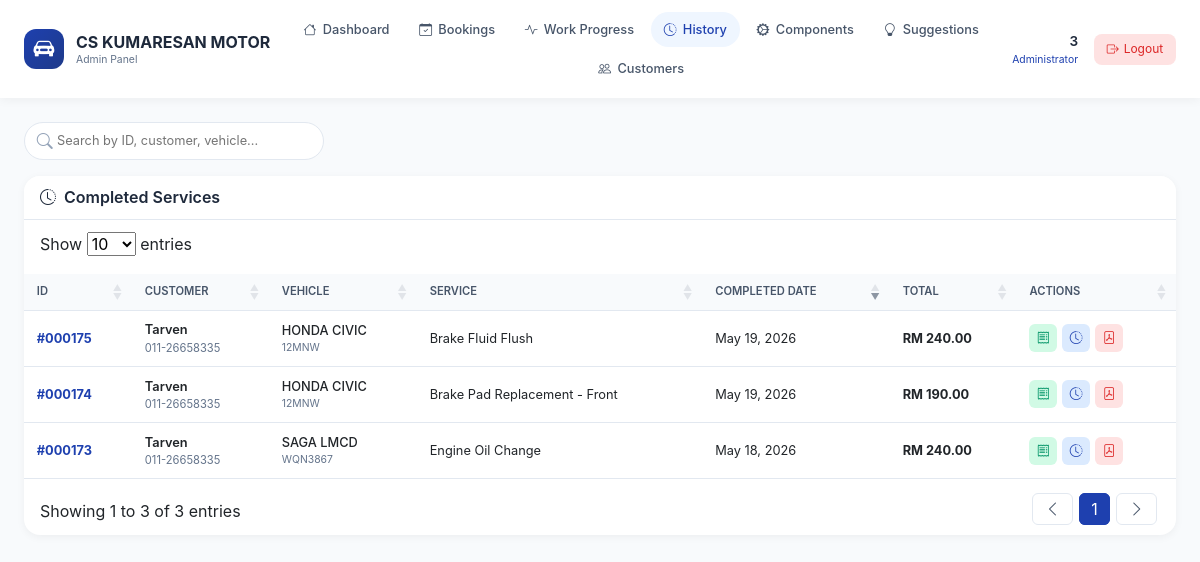
Page /admin-service-history.php (signed in) on the committed database.
### tables this page shows
CREATE TABLE `bookings` (
  `id` int(11) NOT NULL,
  `user_id` int(11) NOT NULL,
  `vehicle_id` int(11) NOT NULL,
  `service_category_id` int(11) NOT NULL,
  `booking_date` date NOT NULL,
  `booking_time` time NOT NULL,
  `original_date` date DEFAULT NULL,
  `original_time` time DEFAULT NULL,
  `reschedule_reason` text DEFAULT NULL,
  `rescheduled_by` enum('admin','customer') DEFAULT NULL,
  `status` enum('pending','confirmed','repairing','completed','cancelled') DEFAULT 'pending',
  `remarks` text DEFAULT NULL,
  `admin_notes` text DEFAULT NULL,
  `estimated_price` decimal(10,2) DEFAULT NULL,
  `final_price` decimal(10,2) DEFAULT NULL,
  `completed_date` date DEFAULT NULL,
  `created_at` timestamp NOT NULL DEFAULT current_timestamp(),
  `updated_at` timestamp NOT NULL DEFAULT current_timestamp() ON UPDATE current_timestamp(),
  `admin_viewed` tinyint(4) DEFAULT 0
);

CREATE TABLE `users` (
  `id` int(11) NOT NULL,
  `email` varchar(100) NOT NULL,
  `username` varchar(50) NOT NULL,
  `password_hash` varchar(255) NOT NULL,
  `full_name` varchar(100) NOT NULL,
  `phone` varchar(20) DEFAULT NULL,
  `security_image_path` varchar(255) DEFAULT NULL,
  `security_phrase` varchar(255) DEFAULT NULL,
  `role` enum('admin','customer','staff') DEFAULT 'customer',
  `is_active` tinyint(4) DEFAULT 1,
  `created_at` timestamp NOT NULL DEFAULT current_timestamp()
);

CREATE TABLE `vehicles` (
  `id` int(11) NOT NULL,
  `user_id` int(11) NOT NULL,
  `brand_name` varchar(50) NOT NULL,
  `model` varchar(50) NOT NULL,
  `year` year(4) NOT NULL,
  `color` varchar(30) DEFAULT NULL,
  `number_plate` varchar(20) NOT NULL,
  `created_at` timestamp NOT NULL DEFAULT current_timestamp()
);

CREATE TABLE `service_categories` (
  `id` int(11) NOT NULL,
  `type` enum('Oil & Fluid Service','Engine Service','Brake Service','Cooling System Service','Electrical Service','Air Conditioning Service','Suspension & Steering Service','Tire Service','Exhaust Service') DEFAULT NULL,
  `category_name` varchar(100) NOT NULL,
  `description` text DEFAULT NULL,
  `base_price` decimal(10,2) NOT NULL,
  `estimated_hours` decimal(5,2) DEFAULT NULL,
  `is_active` tinyint(4) DEFAULT 1,
  `created_at` timestamp NOT NULL DEFAULT current_timestamp()
);

### admin-service-history.php (the view, shortened to what this page needs)
<?php
$full_name = $_SESSION['full_name'];
require_once __DIR__ . '/includes/config.php';
$bookings = [];
$sql = "SELECT
            b.*,
            u.full_name as customer_name,
            u.email as customer_email,
            u.phone as customer_phone,
            v.brand_name,
            v.model,
            v.year,
            v.color,
            v.number_plate,
            sc.category_name as service_name,
            sc.base_price as service_price,
            (SELECT SUM(total_price) FROM service_parts WHERE booking_id = b.id) as parts_total
        FROM bookings b
        JOIN users u ON b.user_id = u.id
        JOIN vehicles v ON b.vehicle_id = v.id
        JOIN service_categories sc ON b.service_category_id = sc.id
        WHERE b.status = 'completed'
        ORDER BY b.completed_date DESC, b.id DESC";
$result = $pdo->query($sql);
if ($result) {
    $bookings = $result->fetchAll(PDO::FETCH_ASSOC);
}
$parts_by_booking = [];
foreach ($bookings as $booking) {
    $parts_sql = "SELECT * FROM service_parts WHERE booking_id = ? ORDER BY id";
    $parts_stmt = $pdo->prepare($parts_sql);
    $parts_stmt->execute([$booking['id']]);
    $parts_by_booking[$booking['id']] = $parts_stmt->fetchAll(PDO::FETCH_ASSOC);
}
?>
<!DOCTYPE html>
<html lang="en">
<head>
    <link href="https://cdn.jsdelivr.net/npm/bootstrap@5.3.0/dist/css/bootstrap.min.css" rel="stylesheet">
    <link rel="stylesheet" href="https://cdn.jsdelivr.net/npm/bootstrap-icons@1.11.1/font/bootstrap-icons.css">
    <link rel="stylesheet" href="https://cdn.datatables.net/1.13.4/css/dataTables.bootstrap5.min.css">
</head>
<body>
<div class="top-nav">
    <div class="nav-container">
        <div class="logo-area">
            <div class="logo-icon">
                <i class="bi bi-car-front-fill"></i>
            </div>
            <div class="logo-text">
                CS KUMARESAN MOTOR
                <span>Admin Panel</span>
            </div>
        </div>
        <div class="nav-links">
            <a href="admin-dashboard.php" class="nav-link-item <?php echo basename($_SERVER['PHP_SELF']) == 'admin-dashboard.php' ? 'active' : ''; ?>">
                <i class="bi bi-house""></i> Dashboard
            </a>
            <a href="admin-bookings.php" class="nav-link-item <?php echo basename($_SERVER['PHP_SELF']) == 'admin-bookings.php' ? 'active' : ''; ?>">
                <i class="bi bi-calendar-check"></i> Bookings
            </a>
            <a href="admin-work-progress.php" class="nav-link-item <?php echo basename($_SERVER['PHP_SELF']) == 'admin-work-progress.php' ? 'active' : ''; ?>">
                <i class="bi bi-activity"></i> Work Progress
            </a>
            <a href="admin-service-history.php" class="nav-link-item <?php echo basename($_SERVER['PHP_SELF']) == 'admin-service-history.php' ? 'active' : ''; ?>">
                <i class="bi bi-clock-history"></i> History
            </a>
            <a href="admin-spare-parts.php" class="nav-link-item <?php echo basename($_SERVER['PHP_SELF']) == 'admin-spare-parts.php' ? 'active' : ''; ?>">
                <i class="bi bi-gear-wide-connected"></i> Components
            </a>
            <a href="admin-suggestions.php" class="nav-link-item <?php echo basename($_SERVER['PHP_SELF']) == 'admin-suggestions.php' ? 'active' : ''; ?>">
                <i class="bi bi-lightbulb"></i> Suggestions
            </a>
            <a href="admin-customers.php" class="nav-link-item <?php echo basename($_SERVER['PHP_SELF']) == 'admin-customers.php' ? 'active' : ''; ?>">
                <i class="bi bi-people"></i> Customers
            </a>
        </div>
        <div class="user-area">
            <div class="user-info">
                <div class="user-name"><?php echo htmlspecialchars($full_name); ?></div>
                <div class="user-role">Administrator</div>
            </div>
            <a href="logout.php" class="logout-btn"><i class="bi bi-box-arrow-right"></i> Logout</a>
        </div>
    </div>
</div>
<div class="main-container">
    <div class="search-section">
        <div class="search-box">
            <i class="bi bi-search"></i>
            <input type="text" id="searchInput" placeholder="Search by ID, customer, vehicle...">
        </div>
    </div>
    <div class="main-card">
        <div class="card-header">
            <h2><i class="bi bi-clock-history"></i> Completed Services</h2>
        </div>
        <div class="table-responsive">
            <table class="table" id="historyTable">
                <thead>
                    <tr>
                        <th>ID</th>
                        <th>Customer</th>
                        <th>Vehicle</th>
                        <th>Service</th>
                        <th>Completed Date</th>
                        <th>Total</th>
                        <th>Actions</th>
                    </tr>
                </thead>
                <tbody>
                    <?php foreach ($bookings as $booking):
                        $parts_total = $parts_by_booking[$booking['id']] ? array_sum(array_column($parts_by_booking[$booking['id']], 'total_price')) : 0;
                    ?>
                        <tr>
                            <td><span class="booking-id">#<?php echo str_pad($booking['id'], 6, '0', STR_PAD_LEFT); ?></span></td>
                            <td>
                                <div class="customer-name"><?php echo htmlspecialchars($booking['customer_name']); ?></div>
                                <div class="customer-phone"><?php echo htmlspecialchars($booking['customer_phone']); ?></div>
                            </div>
                            <td>
                                <div class="vehicle-model"><?php echo htmlspecialchars($booking['brand_name'] . ' ' . $booking['model']); ?></div>
                                <div class="vehicle-plate"><?php echo htmlspecialchars($booking['number_plate']); ?></div>
                            </div>
                            <td><?php echo htmlspecialchars($booking['service_name']); ?></div>
                            <td><?php echo date('M d, Y', strtotime($booking['completed_date'] ?? $booking['booking_date'])); ?></div>
                            <td><strong>RM <?php echo number_format($parts_total, 2); ?></strong></div>
                            <td>
                                <div class="action-buttons">
                                    <button class="btn-action btn-invoice" onclick="showInvoice(<?php echo $booking['id']; ?>)" title="Invoice">
                                        <i class="bi bi-receipt"></i>
                                    </button>
                                    <button class="btn-action btn-timeline" onclick="showTimeline(<?php echo $booking['id']; ?>)" title="Timeline">
                                        <i class="bi bi-clock-history"></i>
                                    </button>
                                    <button class="btn-action btn-pdf" onclick="generateAdminInvoicePDF(<?php echo $booking['id']; ?>)" title="PDF">
                                        <i class="bi bi-file-pdf"></i>
                                    </button>
                                </div>
                        </tr>
                    <?php endforeach; ?>
</body>
</html>

### admin-service-history.php (style rules this page uses)
* { margin: 0; padding: 0; box-sizing: border-box; }
body { background: #f8fafc; font-family: 'Inter', -apple-system, BlinkMacSystemFont, 'Segoe UI', Roboto, sans-serif; }
.top-nav { background: white; padding: 0.75rem 1.5rem; box-shadow: 0 2px 10px rgba(0,0,0,0.05); position: sticky; top: 0; z-index: 1000; }
.nav-container { display: flex; align-items: center; justify-content: space-between; flex-wrap: wrap; gap: 1rem; }
.logo-area { display: flex; align-items: center; gap: 0.75rem; min-width: 200px; }
.logo-icon { width: 40px; height: 40px; background: linear-gradient(135deg, #1e40af, #1e3a8a); border-radius: 12px; display: flex; align-items: center; justify-content: center; color: white; font-size: 1.3rem; }
.logo-text { font-weight: 700; font-size: 1rem; color: #1e293b; line-height: 1.3; }
.logo-text span { font-size: 0.65rem; color: #64748b; display: block; font-weight: 400; }
.nav-links { display: flex; gap: 0.25rem; flex-wrap: wrap; flex: 1; justify-content: center; }
.nav-link-item { display: flex; align-items: center; gap: 0.4rem; padding: 0.5rem 0.8rem; border-radius: 30px; text-decoration: none; color: #475569; font-size: 0.8rem; font-weight: 500; transition: all 0.2s ease; white-space: nowrap; }
.nav-link-item.active { background: #eff6ff; color: #1e40af; }
.user-area { display: flex; align-items: center; gap: 1rem; min-width: 150px; justify-content: flex-end; }
.user-info { text-align: right; }
.user-name { font-weight: 600; font-size: 0.85rem; color: #1e293b; }
.user-role { font-size: 0.65rem; color: #1e40af; }
.logout-btn { background: #fee2e2; color: #dc2626; border: none; padding: 0.4rem 0.8rem; border-radius: 8px; font-size: 0.75rem; text-decoration: none; display: flex; align-items: center; gap: 0.3rem; }
.main-container { padding: 1.5rem; }
.search-section { margin-bottom: 1rem; }
.search-box { position: relative; max-width: 300px; }
.search-box i { position: absolute; left: 0.8rem; top: 50%; transform: translateY(-50%); color: #94a3b8; }
.search-box input { width: 100%; padding: 0.5rem 0.8rem 0.5rem 2rem; border: 1px solid #e2e8f0; border-radius: 30px; font-size: 0.8rem; }
.main-card { background: white; border-radius: 16px; box-shadow: 0 2px 8px rgba(0,0,0,0.05); overflow: hidden; }
.card-header { background: white; border-bottom: 1px solid #e2e8f0; padding: 0.75rem 1rem; }
.card-header h2 { font-size: 1rem; font-weight: 600; color: #1e293b; margin: 0; display: flex; align-items: center; gap: 0.5rem; }
.table { margin: 0; font-size: 0.8rem; }
.table thead th { background: #f8fafc; padding: 0.6rem 0.8rem; font-size: 0.7rem; font-weight: 600; text-transform: uppercase; color: #475569; border-bottom: 1px solid #e2e8f0; }
.table tbody td { padding: 0.6rem 0.8rem; vertical-align: middle; border-bottom: 1px solid #e2e8f0; }
.booking-id { font-weight: 700; color: #1e40af; }
.customer-name { font-weight: 600; }
.customer-phone { font-size: 0.7rem; color: #64748b; }
.vehicle-model { font-weight: 500; }
.vehicle-plate { font-size: 0.65rem; color: #64748b; }
.action-buttons { display: flex; gap: 0.3rem; flex-wrap: wrap; }
.btn-action { width: 28px; height: 28px; border-radius: 6px; border: none; display: inline-flex; align-items: center; justify-content: center; font-size: 0.8rem; cursor: pointer; transition: all 0.2s ease; }
.btn-invoice { background: #d1fae5; color: #059669; }
.btn-timeline { background: #dbeafe; color: #1e40af; }
.btn-pdf { background: #fee2e2; color: #dc2626; }

### rows in the picture
bookings: id "000175", user.full_name "Tarven", user.phone "011-26658335", vehicle.model "HONDA CIVIC", vehicle.number_plate "12MNW", service_category.category_name "Brake Fluid Flush", completed_date "May 19, 2026", id "240.00"
bookings: id "000174", user.full_name "Tarven", user.phone "011-26658335", vehicle.model "HONDA CIVIC", vehicle.number_plate "12MNW", service_category.category_name "Brake Pad Replacement - Front", completed_date "May 19, 2026", id "190.00"
bookings: id "000173", user.full_name "Tarven", user.phone "011-26658335", vehicle.model "SAGA LMCD", vehicle.number_plate "WQN3867", service_category.category_name "Engine Oil Change", completed_date "May 18, 2026", id "240.00"

### other values in the picture
$full_name "3"
